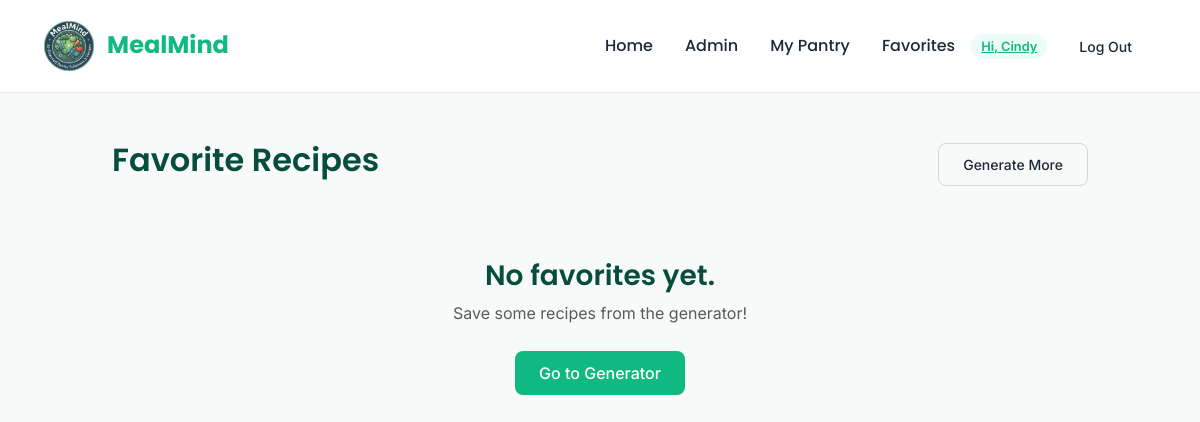
The page /favorites (signed in) on the database as committed earlier.
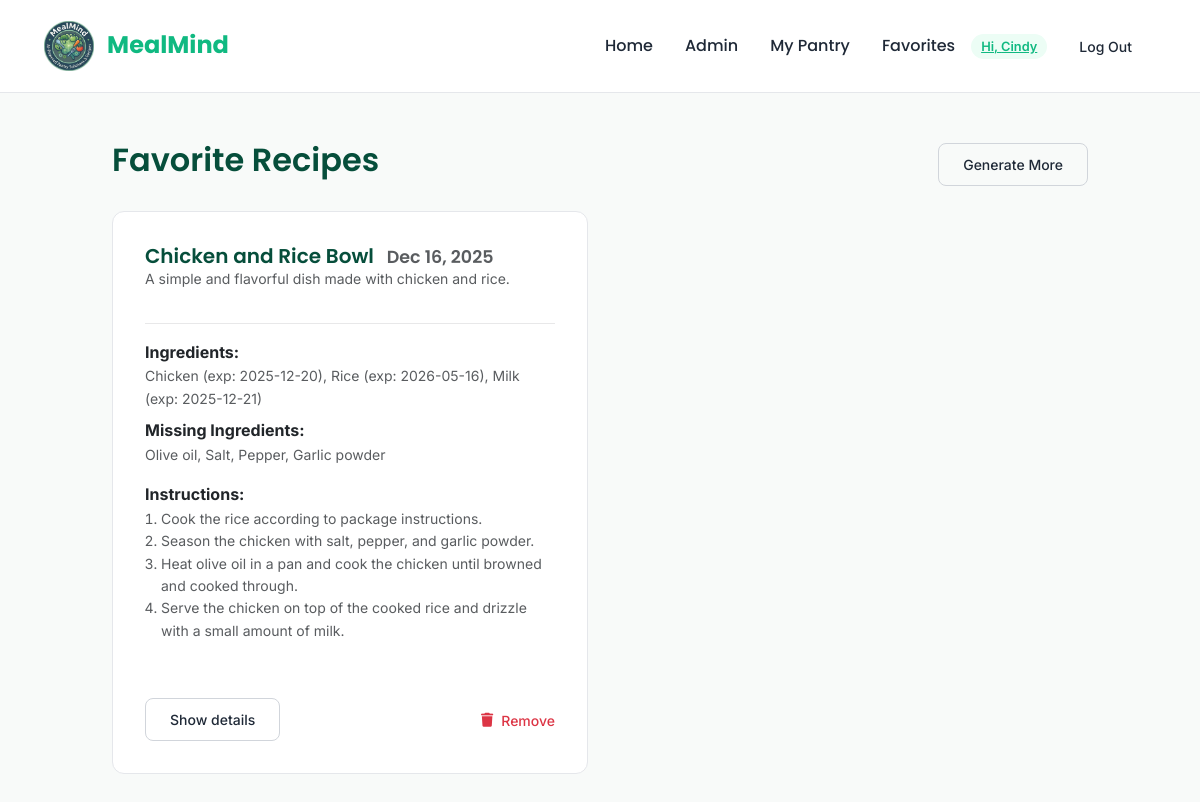
The same page on the database as committed later.
### app/models.py (models this page shows, shortened)
class SavedRecipe(db.Model):
    __tablename__ = 'saved_recipes'
    id = db.Column(db.Integer, primary_key=True)
    user_id = db.Column(db.Integer, db.ForeignKey('users.id', ondelete='CASCADE'), nullable=False)
    meal_name = db.Column(db.String(255), nullable=False)
    description = db.Column(db.Text, nullable=True)
    pantry_ingredients = db.Column(db.JSON, nullable=True)
    missing_ingredients = db.Column(db.JSON, nullable=True)
    instructions = db.Column(db.JSON, nullable=True)
    created_on = db.Column(db.DateTime, default=datetime.now)
    user = db.relationship('User', backref=db.backref('saved_recipes', cascade='all, delete-orphan', passive_deletes=True))

### app/routes.py (the view, shortened to what this page needs)
@routes_bp.route('/favorites')
@login_required
def favorites():
    from .models import SavedRecipe
    recipes = SavedRecipe.query.filter_by(user_id=current_user.id).order_by(SavedRecipe.created_on.desc()).all()
    import json as _json
    def _ensure_list(val):
        if val is None:
            return []
        if isinstance(val, (list, tuple)):
            return list(val)
    for r in recipes:
        try:
            r.pantry_ingredients = _ensure_list(r.pantry_ingredients)
        except Exception:
            r.pantry_ingredients = []
        try:
            r.missing_ingredients = _ensure_list(r.missing_ingredients)
        except Exception:
            r.missing_ingredients = []
        try:
            r.instructions = _ensure_list(r.instructions)
        except Exception:
            r.instructions = []
    return render_template('generator/favorites.html', recipes=recipes)

### app/__init__.py (called while the page is built)
def create_app(config_class=None):
    if config_class is None:
        if os.getenv('VERCEL') or os.getenv('FLASK_ENV') == 'production':
            config_class = ProductionConfig
        else:
            config_class = DevelopmentConfig
    app = Flask(__name__, template_folder='templates', static_folder='static')
    CORS(app)
    app.config.from_object(config_class)
    db.init_app(app)
    login_manager = LoginManager()
    login_manager.login_view = 'routes.login'
    login_manager.init_app(app)
    from .models import User
    @login_manager.user_loader
    def load_user(user_id):
        return User.query.get(int(user_id))
    mail = Mail()
    mail.init_app(app)
    import app as _app
    _app.mail = mail
    from .routes import routes_bp
    app.register_blueprint(routes_bp)
    return app

### app/templates/generator/favorites.html (shortened to what this page needs)
{% extends "home/base.html" %}
{% block content %}
<div class="d-flex justify-content-between align-items-center mb-4">
    <h2> Favorite Recipes</h2>
    <a href="{{ url_for('routes.index') }}" class="btn btn-outline-secondary btn-sm">Generate More</a>
</div>
{% if recipes %}
<div class="row">
  {% for r in recipes %}
  <div class="col-md-6 mb-4">
    <div class="card h-100">
      <div class="d-flex justify-content-between align-items-center mb-3">
        <div>
          <h5 class="mb-0">
            {{ r.meal_name }}
            <small class="text-muted ms-2">{{ r.created_on.strftime('%b %d, %Y') if r.created_on }}</small>
          </h5>
          <small class="text-muted d-block">{{ r.description }}</small>
        </div>
      </div>
      <hr style="opacity: 0.1">
      <div class="mb-2">
        <strong>Ingredients:</strong>
        <p class="small text-muted mb-0">
            {% set total = r.pantry_ingredients|length if r.pantry_ingredients else 0 %}
            {% if total == 0 %}
                (no listed pantry ingredients)
            {% else %}
                {% for i in r.pantry_ingredients[:3] %}
                    {{ i }}{% if not loop.last %}, {% endif %}
                {% endfor %}
            {% endif %}
        </p>
      </div>
      {% if r.missing_ingredients %}
      <div class="mb-3">
        <strong>Missing Ingredients:</strong>
        <p class="small text-muted mb-0">
            {% for i in r.missing_ingredients %}
                {{ i }}{% if not loop.last %}, {% endif %}
            {% endfor %}
        </p>
      </div>
      {% endif %}
      {% if r.instructions %}
      <div class="mb-3">
        <strong>Instructions:</strong>
        <ol class="small text-muted ps-3 mb-0">
          {% for step in r.instructions %}
            <li>{{ step }}</li>
          {% endfor %}
        </ol>
      </div>
      {% endif %}
      <div class="mt-auto pt-3 d-flex justify-content-between align-items-center">
        <div>
          <button class="btn btn-sm btn-outline-secondary js-toggle-details" data-target="#details-{{ r.id }}">Show details</button>
        </div>
        <div>
          <form method="POST" action="{{ url_for('routes.delete_favorite', recipe_id=r.id) }}" onsubmit="return confirm('Remove this favorite?');" style="display:inline;">
              <button type="submit" class="btn btn-sm text-danger" style="background:none; padding:0;">
                  <i class="fa-solid fa-trash me-2"></i> Remove
              </button>
          </form>
        </div>
      </div>
    </div>
  </div>
  {% endfor %}
</div>
{% else %}
  <div class="text-center py-5">
      <h3>No favorites yet.</h3>
      <p class="text-muted">Save some recipes from the generator!</p>
      <a href="{{ url_for('routes.index') }}" class="btn btn-primary mt-2">Go to Generator</a>
  </div>
{% endif %}
{% endblock %}

Rows that differ between the two databases and show on the page:
added SavedRecipe: meal_name "Chicken and Rice Bowl", created_on "Dec 16, 2025", description "A simple and flavorful dish made with chicken and rice.", 3 "Chicken (exp: 2025-12-20)" "Rice (exp: 2026-05-16)" "Milk (exp: 2025-12-21)", missing_ingredients "Olive oil" "Salt" "Pepper" "Garlic powder", instructions "Cook the rice according to package instructions." "Season the chicken with salt, pepper, and garlic powder." "Heat olive oil in a pan and cook the chicken until browned and cooked through." "Serve the chicken on top of the cooked rice and drizzle with a small amount of milk."
Other text that changed with them:
text no longer shown: "No favorites yet. Save some recipes from the generator! Go to Generator"
